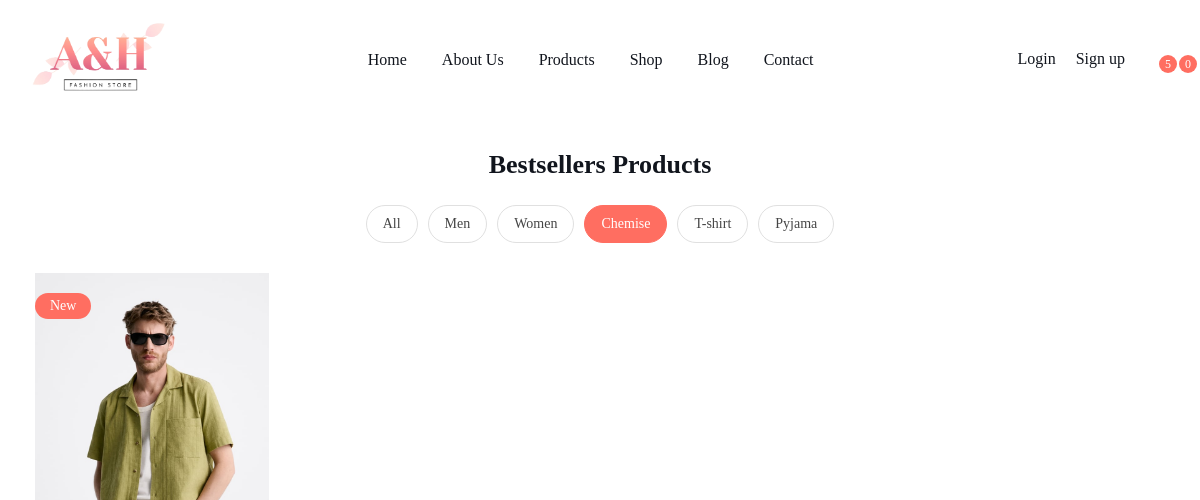
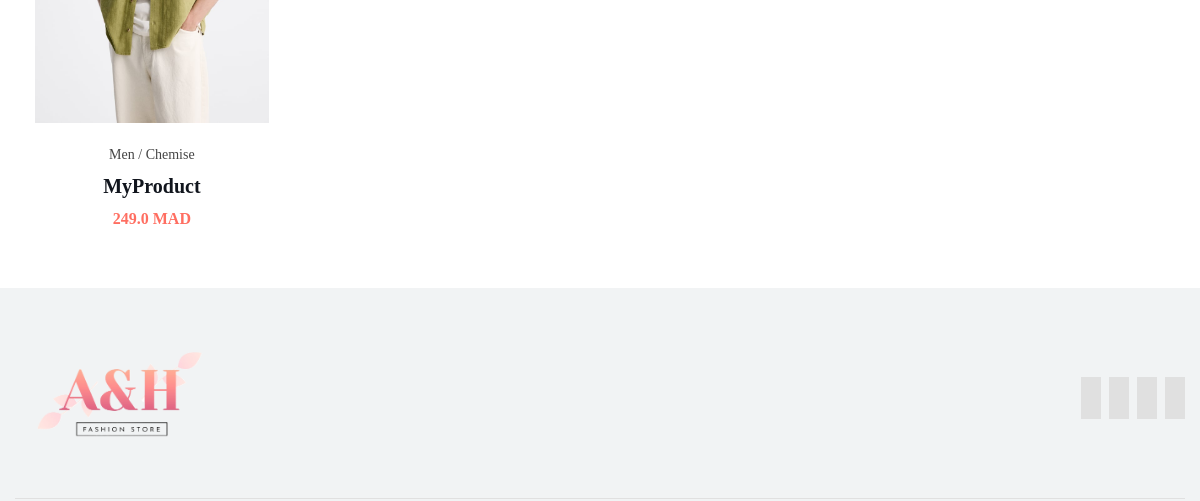
Page /Chemise_products/ (upper part) on the earlier database version (2 pictures, top to bottom).
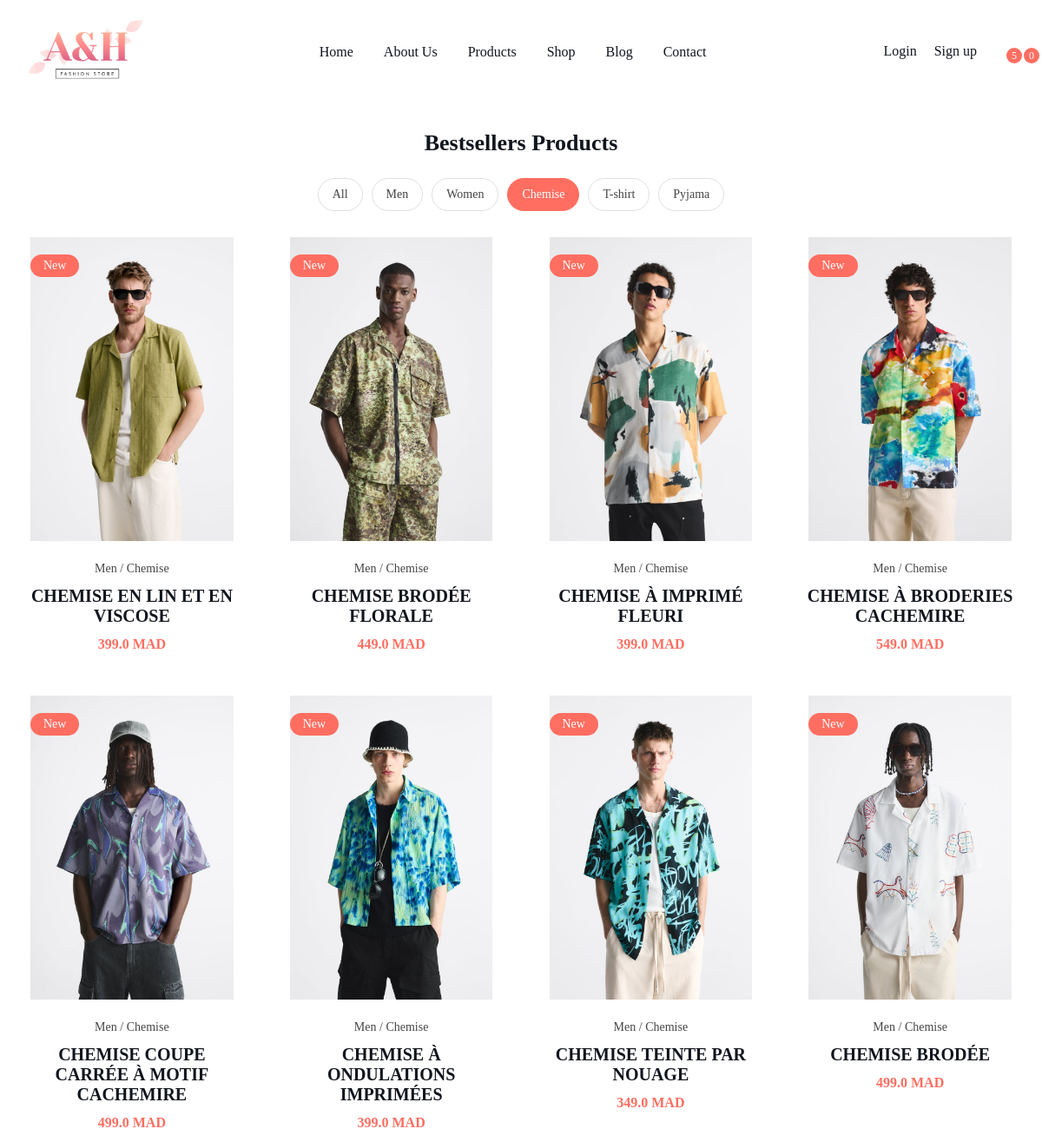
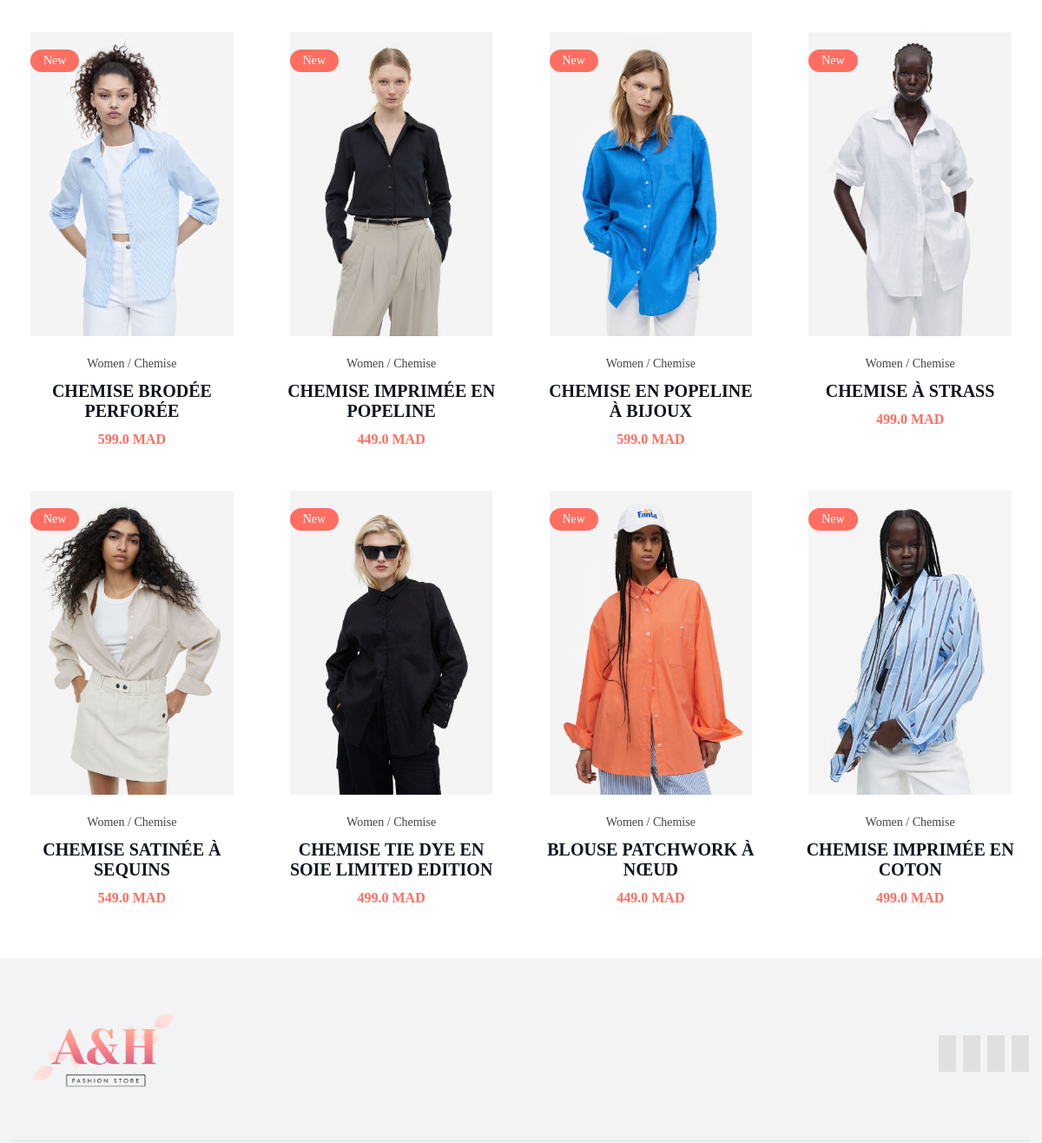
Same page on the later database version (2 pictures, top to bottom).
### myapp/models.py (models this page shows, shortened)
class Product(models.Model):
    choicesGender = [
        ("Men", "Men"),
        ("Women", "Women"),
        ("Men & Women", "Men & Women"),  # value , adminValue
    ]
    choicesType = [
        ("Chemise", "Chemise"),
        ("T-shirt", "T-shirt"),
        ("T-Pantalons", "T-Pantalons"),
        ("T-Manteaux ", "T-Manteaux "),
        ("pyjama", "pyjama"),
    ]
    name = models.CharField(max_length=200)
    price = models.FloatField()
    digital = models.BooleanField(default=False, null=True, blank=True)
    gender = models.CharField(
        max_length=50, null=True, blank=True, choices=choicesGender
    )
    type = models.CharField(max_length=50, null=True, blank=True, choices=choicesType)
    image = models.ImageField(null=True, blank=True)

### myapp/views.py (the view)
# urls.py: path("Chemise_products/", views.Chemise_products, name="Chemise_products"),
def Chemise_products(request):
    if request.user.is_authenticated:
        customer = request.user.customer
        order, created = Order.objects.get_or_create(customer=customer, complete=False)
        items = order.orderitem_set.all()
        cartItems = order.get_cart_items
    else:
        items = []
        order = {"get_cart_total": 0, "get_cart_items": 0}
        cartItems = order["get_cart_items"]
    products = Product.objects.filter(type="Chemise")
    context = {"products": products, "cartItems": cartItems}
    return render(request, "pages/Chemise_products.html", context)

### templates/pages/Chemise_products.html (shortened to what this page needs)
{% extends 'base.html' %}
{% block content %}
{% load static %}
<link rel="stylesheet" href="{% static 'css/products.css' %}">
<section class="section product">
    <div class="container">
      <h2 class="h2 section-title">Bestsellers Products</h2>
      <ul class="filter-list">
        <li>
          <a href="{% url 'products_page' %}"><button class="filter-btn">All</button></a>
        </li>
        <li>
          <a href="{% url 'Men_products' %}"><button  class="filter-btn ">Men</button></a>
        </li>
        <li>
           <a href="{% url 'Women_products' %}"><button  class="filter-btn ">Women</button></a>
        </li>
        <li>
          <a href="{% url 'Chemise_products' %}"><button class="filter-btn active">Chemise</button></a>
        </li>
        <li>
          <a href="{% url 'Tshirt_products' %}"><button class="filter-btn">T-shirt</button></a>
        </li>
        <li>
          <a href="{% url 'Pyjama_products' %}"><button class="filter-btn">Pyjama</button></a>
        </li>
      </ul>
      <ul class="product-list">
        {% for product in products %}
        <li class="product-item">
          <div class="product-card" tabindex="0">
            <figure class="card-banner" style="background-color: white;">
              <a href="{% url 'product_page' product.id %}">
                <img src="{{product.image.url}}" width="312" height="350" loading="lazy" class="image-contain">
              </a>
              <div class="card-badge">New</div>
            </figure>
            <div class="card-content">
              <div class="card-cat">
                <a href="#" class="card-cat-link">{{product.gender}}</a> /
                <a href="#" class="card-cat-link">{{product.type}}</a>
              </div>
              <h3 class="h3 card-title">
                <a href="#">{{product.name}}</a>
              </h3>
              <data class="card-price" value="180.85">{{product.price}} MAD</data>
            </div>
          </div>
        </li>
       {% endfor %}
      </ul>
    </div>
  </section>
{% endblock content %}

Differences in the rows shown:
removed Product: image (picture), gender "Men", type "Chemise", name "MyProduct", price "249.0"
added Product: image (picture), gender "Men", type "Chemise", name "CHEMISE EN LIN ET EN VISCOSE", price "399.0"
added Product: image (picture), gender "Men", type "Chemise", name "CHEMISE BRODÉE FLORALE", price "449.0"
added Product: image (picture), gender "Men", type "Chemise", name "CHEMISE À IMPRIMÉ FLEURI", price "399.0"
added Product: image (picture), gender "Men", type "Chemise", name "CHEMISE À BRODERIES CACHEMIRE", price "549.0"
added Product: image (picture), gender "Men", type "Chemise", name "CHEMISE COUPE CARRÉE À MOTIF CACHEMIRE", price "499.0"
added Product: image (picture), gender "Men", type "Chemise", name "CHEMISE À ONDULATIONS IMPRIMÉES", price "399.0"
added Product: image (picture), gender "Men", type "Chemise", name "CHEMISE TEINTE PAR NOUAGE", price "349.0"
added Product: image (picture), gender "Men", type "Chemise", name "CHEMISE BRODÉE", price "499.0"
added Product: image (picture), gender "Women", type "Chemise", name "CHEMISE BRODÉE PERFORÉE", price "599.0"
added Product: image (picture), gender "Women", type "Chemise", name "CHEMISE IMPRIMÉE EN POPELINE", price "449.0"
added Product: image (picture), gender "Women", type "Chemise", name "CHEMISE EN POPELINE À BIJOUX", price "599.0"
added Product: image (picture), gender "Women", type "Chemise", name "CHEMISE À STRASS", price "499.0"
added Product: image (picture), gender "Women", type "Chemise", name "CHEMISE SATINÉE À SEQUINS", price "549.0"
added Product: image (picture), gender "Women", type "Chemise", name "CHEMISE TIE DYE EN SOIE LIMITED EDITION", price "499.0"
added Product: image (picture), gender "Women", type "Chemise", name "BLOUSE PATCHWORK À NŒUD", price "449.0"
added Product: image (picture), gender "Women", type "Chemise", name "CHEMISE IMPRIMÉE EN COTON", price "499.0"
